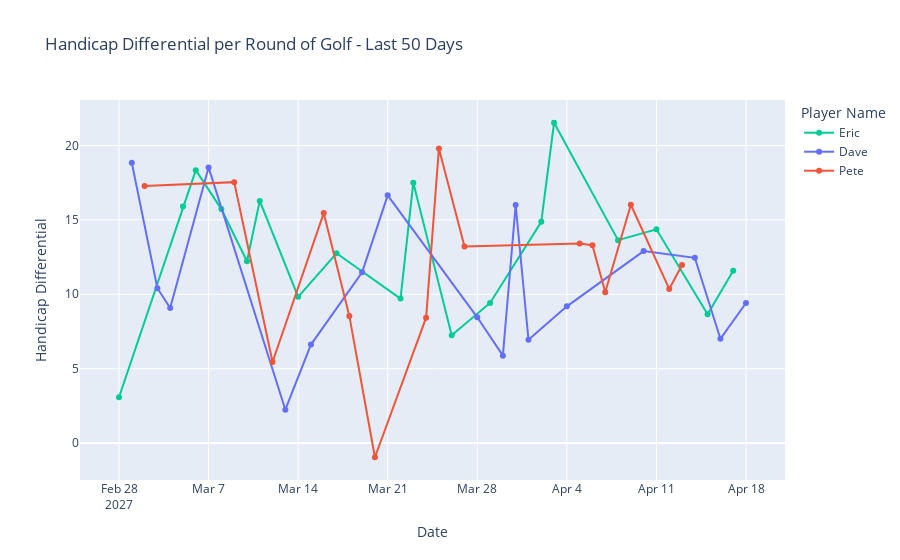

Notebook code for this chart:
### Code cell
plot_statistics(df, "handicap_diff")

### Figure 1 — Plotly figure (JSON) as saved in the notebook; plotly's stock layout.template omitted (floating-point values rounded to 4 significant figures)
{"data": [{"customdata": [["Eric"], ["Eric"], ["Eric"], ["Eric"], ["Eric"], ["Eric"], ["Eric"], ["Eric"], ["Eric"], ["Eric"], ["Eric"], ["Eric"], ["Eric"], ["Eric"], ["Eric"], ["Eric"], ["Eric"], ["Eric"]], "hovertemplate": "<b>%{hovertext}</b><br><br>Date=%{x}<br>Handicap Differential=%{y}<extra></extra>", "hovertext": ["Eric", "Eric", "Eric", "Eric", "Eric", "Eric", "Eric", "Eric", "Eric", "Eric", "Eric", "Eric", "Eric", "Eric", "Eric", "Eric", "Eric", "Eric"], "legendgroup": "Eric", "line": {"color": "#00CC96", "dash": "solid"}, "marker": {"symbol": "circle"}, "mode": "lines+markers", "name": "Eric", "orientation": "v", "showlegend": true, "type": "scatter", "x": ["2027-02-28T00:00:00", "2027-03-05T00:00:00", "2027-03-06T00:00:00", "2027-03-08T00:00:00", "2027-03-10T00:00:00", "2027-03-11T00:00:00", "2027-03-14T00:00:00", "2027-03-17T00:00:00", "2027-03-22T00:00:00", "2027-03-23T00:00:00", "2027-03-26T00:00:00", "2027-03-29T00:00:00", "2027-04-02T00:00:00", "2027-04-03T00:00:00", "2027-04-08T00:00:00", "2027-04-11T00:00:00", "2027-04-15T00:00:00", "2027-04-17T00:00:00"], "xaxis": "x", "y": [3.082, 15.89, 18.34, 15.72, 12.22, 16.27, 9.826, 12.76, 9.711, 17.5, 7.244, 9.417, 14.87, 21.52, 13.64, 14.36, 8.657, 11.58], "yaxis": "y"}, {"customdata": [["Dave"], ["Dave"], ["Dave"], ["Dave"], ["Dave"], ["Dave"], ["Dave"], ["Dave"], ["Dave"], ["Dave"], ["Dave"], ["Dave"], ["Dave"], ["Dave"], ["Dave"], ["Dave"], ["Dave"]], "hovertemplate": "<b>%{hovertext}</b><br><br>Date=%{x}<br>Handicap Differential=%{y}<extra></extra>", "hovertext": ["Dave", "Dave", "Dave", "Dave", "Dave", "Dave", "Dave", "Dave", "Dave", "Dave", "Dave", "Dave", "Dave", "Dave", "Dave", "Dave", "Dave"], "legendgroup": "Dave", "line": {"color": "#636EFA", "dash": "solid"}, "marker": {"symbol": "circle"}, "mode": "lines+markers", "name": "Dave", "orientation": "v", "showlegend": true, "type": "scatter", "x": ["2027-03-01T00:00:00", "2027-03-03T00:00:00", "2027-03-04T00:00:00", "2027-03-07T00:00:00", "2027-03-13T00:00:00", "2027-03-15T00:00:00", "2027-03-19T00:00:00", "2027-03-21T00:00:00", "2027-03-28T00:00:00", "2027-03-30T00:00:00", "2027-03-31T00:00:00", "2027-04-01T00:00:00", "2027-04-04T00:00:00", "2027-04-10T00:00:00", "2027-04-14T00:00:00", "2027-04-16T00:00:00", "2027-04-18T00:00:00"], "xaxis": "x", "y": [18.83, 10.41, 9.08, 18.52, 2.242, 6.621, 11.48, 16.65, 8.453, 5.876, 16, 6.947, 9.187, 12.9, 12.45, 7.008, 9.417], "yaxis": "y"}, {"customdata": [["Pete"], ["Pete"], ["Pete"], ["Pete"], ["Pete"], ["Pete"], ["Pete"], ["Pete"], ["Pete"], ["Pete"], ["Pete"], ["Pete"], ["Pete"], ["Pete"], ["Pete"]], "hovertemplate": "<b>%{hovertext}</b><br><br>Date=%{x}<br>Handicap Differential=%{y}<extra></extra>", "hovertext": ["Pete", "Pete", "Pete", "Pete", "Pete", "Pete", "Pete", "Pete", "Pete", "Pete", "Pete", "Pete", "Pete", "Pete", "Pete"], "legendgroup": "Pete", "line": {"color": "#EF553B", "dash": "solid"}, "marker": {"symbol": "circle"}, "mode": "lines+markers", "name": "Pete", "orientation": "v", "showlegend": true, "type": "scatter", "x": ["2027-03-02T00:00:00", "2027-03-09T00:00:00", "2027-03-12T00:00:00", "2027-03-16T00:00:00", "2027-03-18T00:00:00", "2027-03-20T00:00:00", "2027-03-24T00:00:00", "2027-03-25T00:00:00", "2027-03-27T00:00:00", "2027-04-05T00:00:00", "2027-04-06T00:00:00", "2027-04-07T00:00:00", "2027-04-09T00:00:00", "2027-04-12T00:00:00", "2027-04-13T00:00:00"], "xaxis": "x", "y": [17.28, 17.53, 5.452, 15.45, 8.546, -0.9496, 8.425, 19.8, 13.21, 13.41, 13.29, 10.14, 16.02, 10.36, 11.97], "yaxis": "y"}], "layout": {"autosize": true, "legend": {"title": {"text": "Player Name"}, "tracegroupgap": 0}, "title": {"text": "Handicap Differential per Round of Golf - Last 50 Days"}, "xaxis": {"anchor": "y", "autorange": true, "domain": [0, 1], "range": ["2027-02-25 00:32:49.2769", "2027-04-20 23:27:10.7231"], "title": {"text": "Date"}, "type": "date"}, "yaxis": {"anchor": "x", "autorange": true, "domain": [0, 1], "range": [-2.804, 23.38], "title": {"text": "Handicap Differential"}, "type": "linear"}}}
